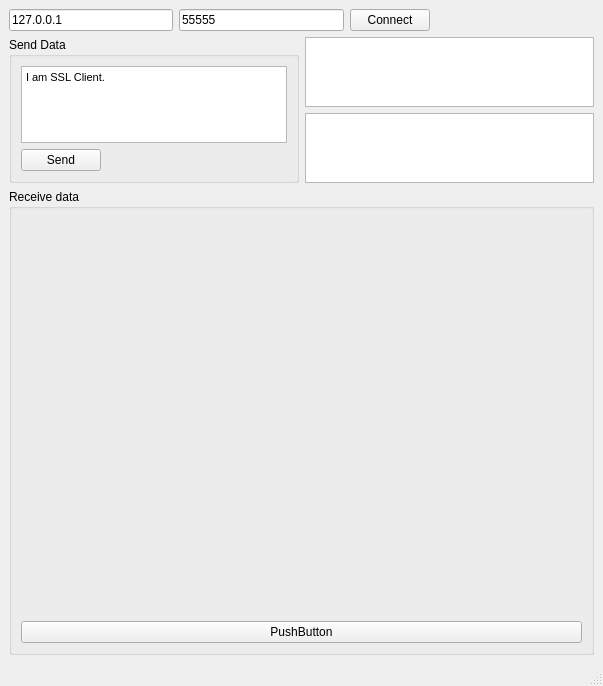
<?xml version="1.0" encoding="UTF-8"?>
<ui version="4.0">
 <class>MainWindow</class>
 <widget class="QMainWindow" name="MainWindow">
  <property name="geometry">
   <rect>
    <x>0</x>
    <y>0</y>
    <width>603</width>
    <height>686</height>
   </rect>
  </property>
  <property name="windowTitle">
   <string>MainWindow</string>
  </property>
  <widget class="QWidget" name="centralwidget">
   <layout class="QGridLayout" name="gridLayout">
    <item row="0" column="0">
     <layout class="QHBoxLayout" name="horizontalLayout">
      <item>
       <widget class="QLineEdit" name="ip">
        <property name="text">
         <string>127.0.0.1</string>
        </property>
       </widget>
      </item>
      <item>
       <widget class="QLineEdit" name="port">
        <property name="text">
         <string>55555</string>
        </property>
       </widget>
      </item>
      <item>
       <widget class="QPushButton" name="button_connect">
        <property name="text">
         <string>Connect</string>
        </property>
       </widget>
      </item>
      <item>
       <spacer name="horizontalSpacer">
        <property name="orientation">
         <enum>Qt::Horizontal</enum>
        </property>
        <property name="sizeHint" stdset="0">
         <size>
          <width>40</width>
          <height>20</height>
         </size>
        </property>
       </spacer>
      </item>
     </layout>
    </item>
    <item row="1" column="0">
     <layout class="QVBoxLayout" name="verticalLayout_5" stretch="1,7">
      <item>
       <layout class="QHBoxLayout" name="horizontalLayout_3">
        <item>
         <widget class="QGroupBox" name="groupBox">
          <property name="title">
           <string>Send Data</string>
          </property>
          <layout class="QVBoxLayout" name="verticalLayout_4">
           <item>
            <layout class="QVBoxLayout" name="verticalLayout_3">
             <item>
              <widget class="QTextEdit" name="textEdit">
               <property name="html">
                <string>&lt;!DOCTYPE HTML PUBLIC &quot;-//W3C//DTD HTML 4.0//EN&quot; &quot;http://www.w3.org/TR/REC-html40/strict.dtd&quot;&gt;
&lt;html&gt;&lt;head&gt;&lt;meta name=&quot;qrichtext&quot; content=&quot;1&quot; /&gt;&lt;style type=&quot;text/css&quot;&gt;
p, li { white-space: pre-wrap; }
&lt;/style&gt;&lt;/head&gt;&lt;body style=&quot; font-family:'Sans Serif'; font-size:9pt; font-weight:400; font-style:normal;&quot;&gt;
&lt;p style=&quot; margin-top:0px; margin-bottom:0px; margin-left:0px; margin-right:0px; -qt-block-indent:0; text-indent:0px;&quot;&gt;&lt;span style=&quot; font-family:'MS Shell Dlg 2'; font-size:8.25pt;&quot;&gt;I am SSL Client.&lt;/span&gt;&lt;/p&gt;&lt;/body&gt;&lt;/html&gt;</string>
               </property>
               <property name="placeholderText">
                <string/>
               </property>
              </widget>
             </item>
             <item>
              <layout class="QHBoxLayout" name="horizontalLayout_2">
               <item>
                <widget class="QPushButton" name="button_send">
                 <property name="text">
                  <string>Send</string>
                 </property>
                </widget>
               </item>
               <item>
                <spacer name="horizontalSpacer_2">
                 <property name="orientation">
                  <enum>Qt::Horizontal</enum>
                 </property>
                 <property name="sizeHint" stdset="0">
                  <size>
                   <width>40</width>
                   <height>20</height>
                  </size>
                 </property>
                </spacer>
               </item>
              </layout>
             </item>
            </layout>
           </item>
          </layout>
         </widget>
        </item>
        <item>
         <layout class="QVBoxLayout" name="verticalLayout">
          <item>
           <widget class="QTextEdit" name="edt_receive_data"/>
          </item>
          <item>
           <widget class="QTextEdit" name="log"/>
          </item>
         </layout>
        </item>
       </layout>
      </item>
      <item>
       <widget class="QGroupBox" name="gb_receive_data">
        <property name="title">
         <string>Receive data</string>
        </property>
        <layout class="QVBoxLayout" name="verticalLayout_2">
         <item>
          <widget class="QLabel" name="server_screen">
           <property name="text">
            <string/>
           </property>
          </widget>
         </item>
         <item>
          <widget class="QPushButton" name="pushButton">
           <property name="text">
            <string>PushButton</string>
           </property>
          </widget>
         </item>
        </layout>
       </widget>
      </item>
     </layout>
    </item>
   </layout>
  </widget>
  <widget class="QMenuBar" name="menubar">
   <property name="geometry">
    <rect>
     <x>0</x>
     <y>0</y>
     <width>603</width>
     <height>20</height>
    </rect>
   </property>
  </widget>
  <widget class="QStatusBar" name="statusbar"/>
 </widget>
 <resources/>
 <connections/>
</ui>
